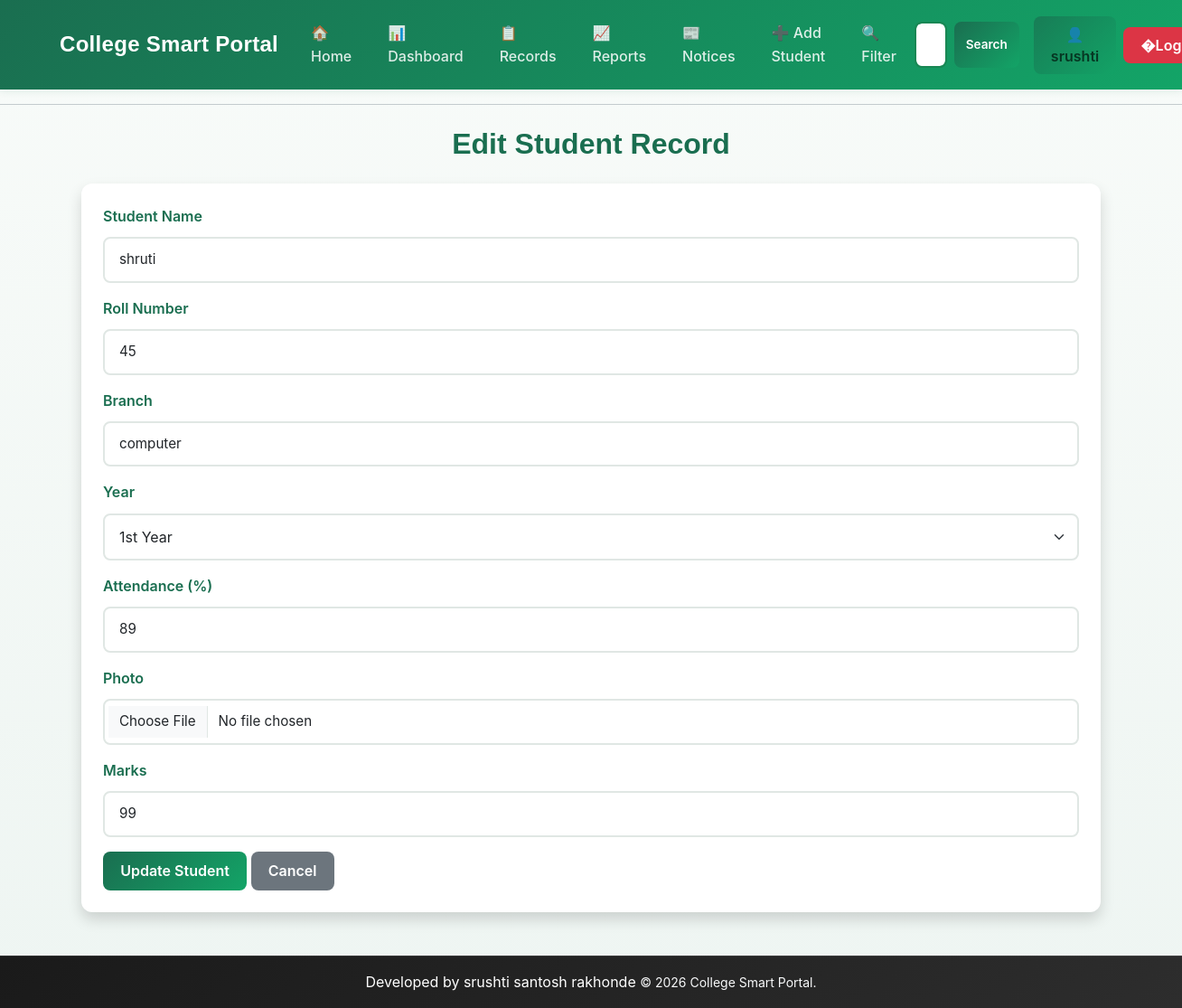
Before: /edit/10 (signed in) with the older database file.
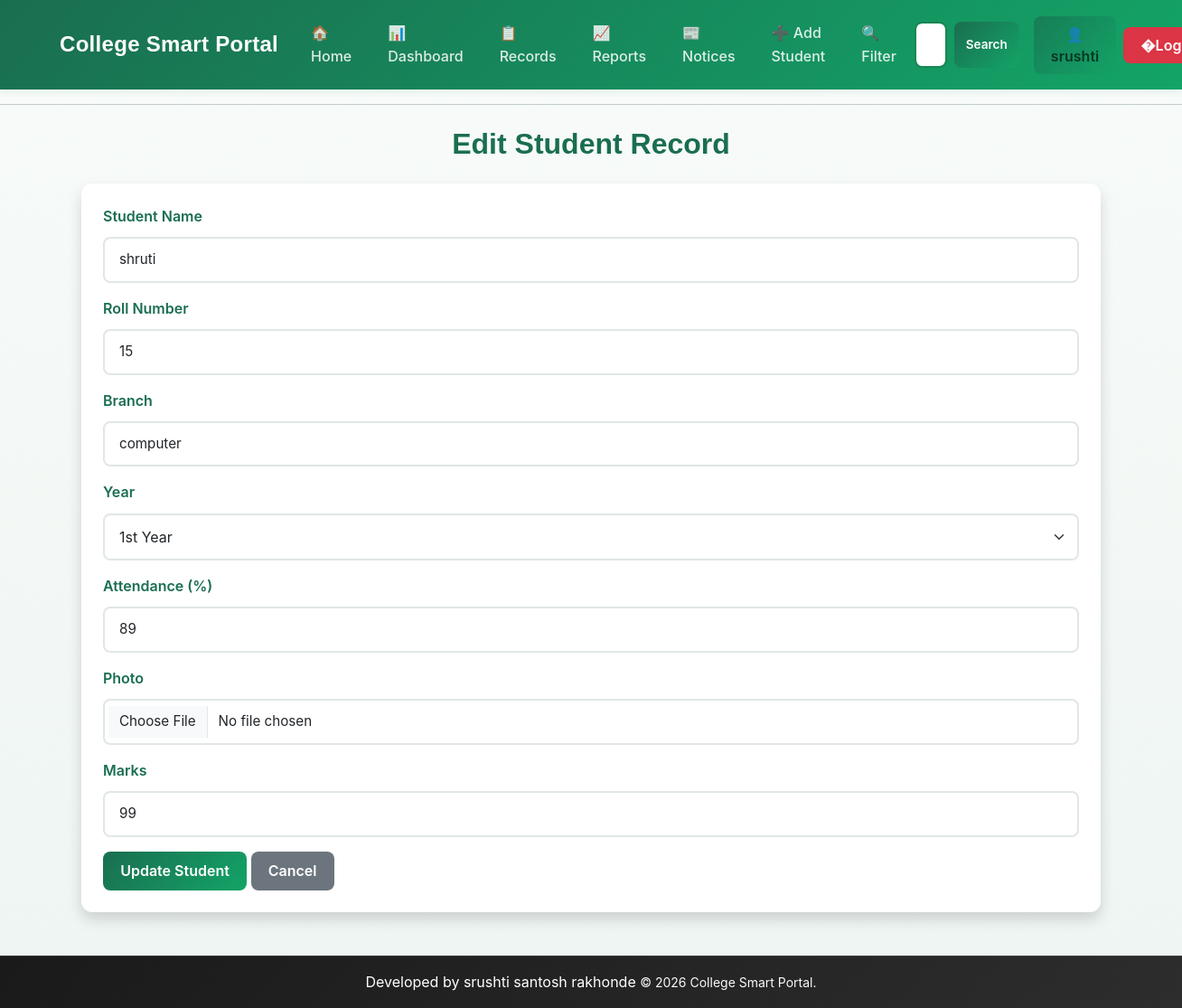
After: the same page with the newer database file.
### tables this page shows
CREATE TABLE students (
                    id INTEGER PRIMARY KEY AUTOINCREMENT,
                    name TEXT NOT NULL,
                    roll_no INTEGER NOT NULL,
                    marks INTEGER NOT NULL,
                    branch TEXT NOT NULL,
                    attendance INTEGER DEFAULT 0
                 , photo TEXT DEFAULT 'default.png', year TEXT DEFAULT '1st Year');

### project_flask.py (the view, shortened to what this page needs)
@app.route('/edit/<int:id>', methods=['GET', 'POST'])
def edit_student(id):
    if 'user_id' not in session:
        flash("Admins only! You do not have permission to edit a student.", "warning")
        return redirect(url_for("login"))
    conn = get_db()
    student = conn.execute("SELECT * FROM students WHERE id = ?", (id,)).fetchone()
    conn.close()
    return render_template('edit_student.html', student=student)

### database.py (called while the page is built)
def get_db():
    conn = sqlite3.connect(DB_PATH)
    conn.row_factory = sqlite3.Row
    return conn

### templates/edit_student.html (shortened to what this page needs)
{% extends "base.html" %}
{% block content %}
<div class="container mt-4">
    <h2 class="text-center mb-4">Edit Student Record</h2>
    <div class="card p-4 shadow">
        <form method="POST" enctype="multipart/form-data">
            <div class="mb-3">
                <label class="form-label">Student Name</label>
                <input type="text"
                       name="name"
                       class="form-control"
                       value="{{ student['name'] }}"
                       required>
            </div>
            <div class="mb-3">
                <label class="form-label">Roll Number</label>
                <input type="number"
                       name="roll_no"
                       class="form-control"
                       value="{{ student[2] }}"
                       required>
            </div>
            <div class="mb-3">
                <label class="form-label">Branch</label>
                <input type="text"
                       name="branch"
                       class="form-control"
                       value="{{ student['branch'] }}"
                       required>
            </div>
            <div class="mb-3">
                <label class="form-label">Year</label>
                <select name="year" class="form-select" required>
                    <option value="1st Year" {% if student['year'] == '1st Year' %}selected{% endif %}>1st Year</option>
                </select>
            </div>
            <div class="mb-3">
                <label class="form-label">Attendance (%)</label>
                <input type="number"
                       name="attendance"
                       class="form-control"
                       value="{{ student['attendance'] }}"
                       required>
            </div>
            <div class="mb-3">
                <label class="form-label">Photo</label>
                <input type="file" name="photo" class="form-control" accept="image/*">
            </div>
            <div class="mb-3">
                <label class="form-label">Marks</label>
                <input type="number"
                       name="marks"
                       class="form-control"
                       value="{{ student['marks'] }}"
                       required>
            </div>
            <button type="submit" class="btn btn-success">
                Update Student
            </button>
            <a href="{{ url_for('records') }}" class="btn btn-secondary">
                Cancel
            </a>
        </form>
    </div>
</div>
{% endblock %}

Changed rows visible on the page:
changed students "shruti": roll_no "45" → "15"
